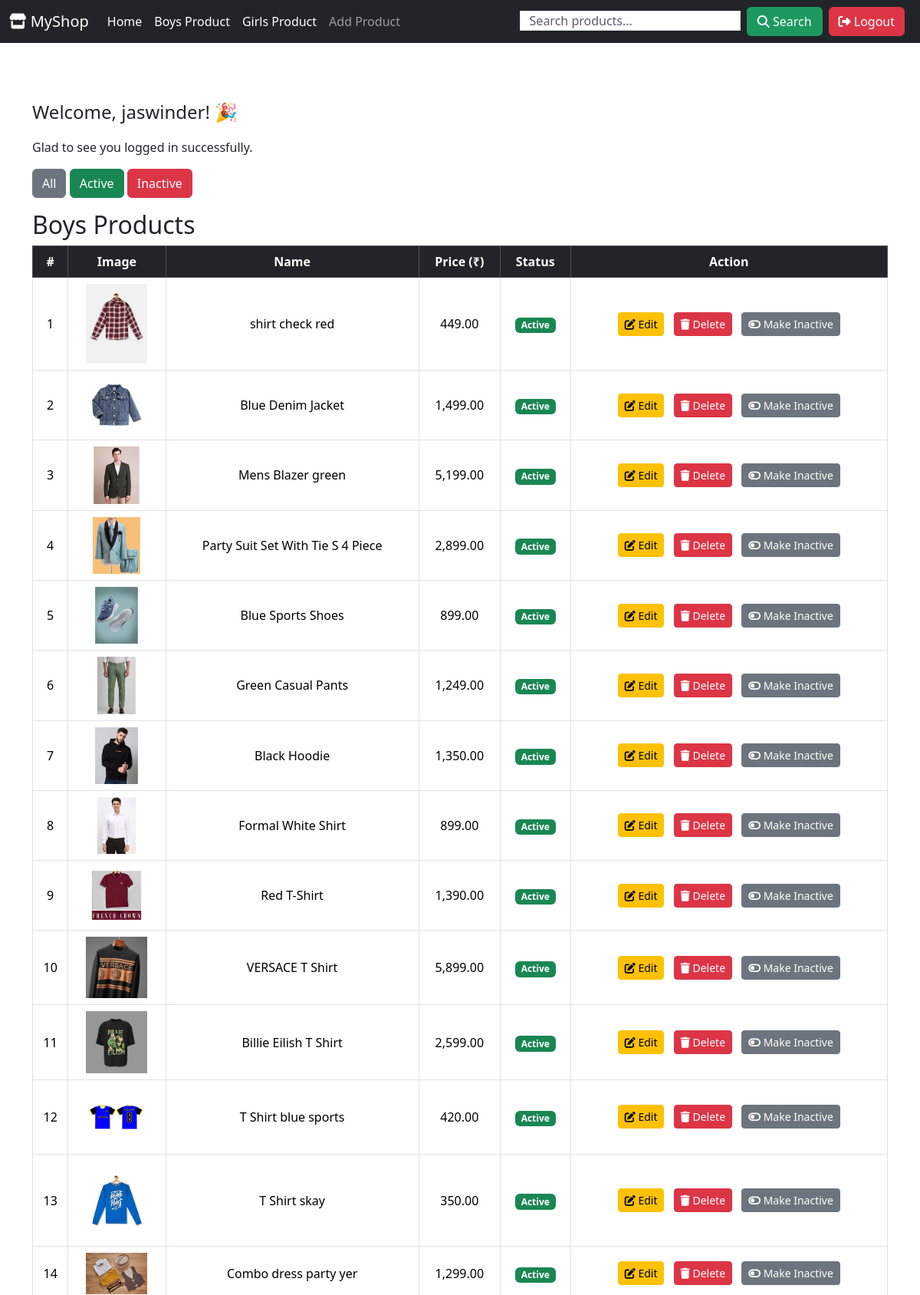
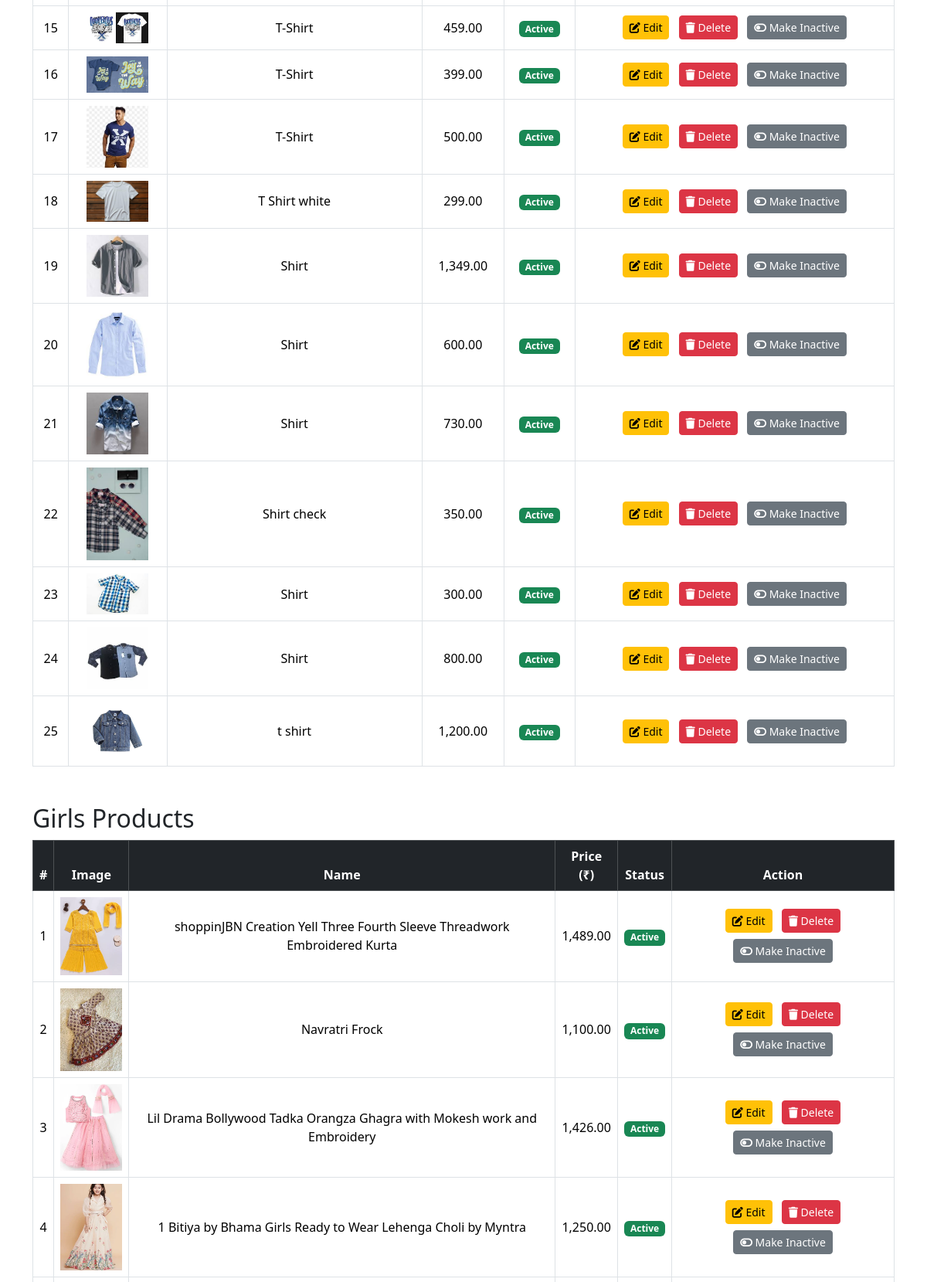
Screenshot of /admin/dashboard.php?filter=active (signed in, upper part) with the database file from the repository (2 pictures, top to bottom).
### tables this page shows
CREATE TABLE `boys_product` (
  `id` int(11) NOT NULL,
  `name` varchar(100) NOT NULL,
  `price` decimal(10,2) NOT NULL,
  `image_path` varchar(255) NOT NULL,
  `status` enum('active','inactive') DEFAULT 'active',
  `created_at` timestamp NOT NULL DEFAULT current_timestamp()
);

CREATE TABLE `girls_product` (
  `id` int(11) NOT NULL,
  `name` varchar(255) NOT NULL,
  `price` decimal(10,2) NOT NULL,
  `image_path` varchar(255) NOT NULL,
  `status` enum('active','inactive') DEFAULT 'active',
  `created_at` timestamp NOT NULL DEFAULT current_timestamp()
);

### admin/dashboard.php (the view, shortened to what this page needs)
<?php
$conn = new mysqli("localhost", "root", "", "ecommerce_db");
$filter = isset($_GET['filter']) ? $_GET['filter'] : 'all';
$search = isset($_GET['q']) ? trim($_GET['q']) : "";
$sql_boys = "SELECT * FROM boys_product WHERE 1";
if ($filter === 'active') {
    $sql_boys .= " AND status='active'";
} elseif ($filter === 'inactive') {
    $sql_boys .= " AND status='inactive'";
}
$sql_boys .= " ORDER BY id DESC";
$result_boys = $conn->query($sql_boys);
$sql_girls = "SELECT * FROM girls_product WHERE 1";
if ($filter === 'active') {
    $sql_girls .= " AND status='active'";
} elseif ($filter === 'inactive') {
    $sql_girls .= " AND status='inactive'";
}
$sql_girls .= " ORDER BY id DESC";
$result_girls = $conn->query($sql_girls);
?>
<!DOCTYPE html>
<html>
<head>
    <link rel="stylesheet" href="/e-commerce/admin/assets/bootstrap.min.css">
    <link rel="stylesheet" href="https://cdnjs.cloudflare.com/ajax/libs/font-awesome/6.4.0/css/all.min.css">
</head>
<body>
    <nav class="navbar navbar-expand-lg navbar-dark bg-dark">
        <div class="container-fluid">
            <a class="navbar-brand" href="#"><i class="fas fa-store"></i> MyShop</a>
            <div class="collapse navbar-collapse" id="navbarNav">
                <ul class="navbar-nav me-auto mb-2 mb-lg-0">
                    <li class="nav-item"><a class="nav-link active" href="dashboard.php">Home</a></li>
                    <li class="nav-item"><a class="nav-link active" href="#boys">Boys Product</a></li>
                    <li class="nav-item"><a class="nav-link active" href="#girls">Girls Product</a></li>
                    <li class="nav-item"><a class="nav-link" href="add_product.php">Add Product</a></li>
                </ul>
                <form class="d-flex" role="search" action="dashboard.php" method="get">
                    <input class="form-control me-2" type="search" placeholder="Search products..." name="q"
                        value="<?php echo htmlspecialchars($search); ?>">
                    <button class="btn btn-outline-success" type="submit"><i class="fa-solid fa-magnifying-glass"></i>
                        Search</button>
                </form>
                <ul class="navbar-nav mx-2 mb-2 mb-lg-0">
                    <li class="nav-item"><a class="btn btn-danger" href="logout.php"><i
                                class="fa-solid fa-right-from-bracket"></i> Logout</a></li>
                </ul>
            </div>
        </div>
    </nav>
    <div class="container mt-5 pt-5">
        <p class="fs-4">Welcome, <?php echo htmlspecialchars($_SESSION['username']); ?>! 🎉</p>
        <p>Glad to see you logged in successfully.</p>
        <div class="mb-3">
            <a href="?filter=all<?php echo $search ? '&q=' . urlencode($search) : ''; ?>"
                class="btn btn-secondary">All</a>
            <a href="?filter=active<?php echo $search ? '&q=' . urlencode($search) : ''; ?>"
                class="btn btn-success">Active</a>
            <a href="?filter=inactive<?php echo $search ? '&q=' . urlencode($search) : ''; ?>"
                class="btn btn-danger">Inactive</a>
        </div>
        <h2 id="boys">Boys Products</h2>
        <table class="table table-bordered table-hover align-middle text-center mb-5">
            <thead class="table-dark">
                <tr>
                    <th>#</th>
                    <th>Image</th>
                    <th>Name</th>
                    <th>Price (₹)</th>
                    <th>Status</th>
                    <th>Action</th>
                </tr>
            </thead>
            <tbody>
                <?php $serial = 1;
                while ($row = $result_boys->fetch_assoc()) { ?>
                    <tr>
                        <td><?php echo $serial++; ?></td>
                        <td><img src="<?php echo htmlspecialchars($row['image_path']); ?>"
                                alt="<?php echo htmlspecialchars($row['name']); ?>" style="width:80px; height:auto;"></td>
                        <td><?php echo htmlspecialchars($row['name']); ?></td>
                        <td><?php echo number_format($row['price'], 2); ?></td>
                        <td><?php echo $row['status'] == 'active' ? '<span class="badge bg-success">Active</span>' : '<span class="badge bg-danger">Inactive</span>'; ?>
                        </td>
                        <td>
                            <a href="edit_product.php?section=boys&id=<?php echo $row['id']; ?>"
                                class="btn btn-warning btn-sm"><i class="fa fa-edit"></i> Edit</a>
                            <a href="delete_product.php?section=boys&id=<?php echo $row['id']; ?>"
                                class="btn btn-danger btn-sm" onclick="return confirm('Delete this product?')"><i
                                    class="fa fa-trash"></i> Delete</a>
                            <?php if ($row['status'] == 'active') { ?>
                                <a href="active_inactive.php?section=boys&id=<?php echo $row['id']; ?>&status=inactive"
                                    class="btn btn-secondary btn-sm"><i class="fa fa-toggle-off"></i> Make Inactive</a>
                            <?php } else { ?>
                                <a href="active_inactive.php?section=boys&id=<?php echo $row['id']; ?>&status=active"
                                    class="btn btn-success btn-sm"><i class="fa fa-toggle-on"></i> Make Active</a>
                            <?php } ?>
                        </td>
                    </tr>
                <?php } ?>
            </tbody>
        </table>
        <h2 id="girls">Girls Products</h2>
        <table class="table table-bordered table-hover align-middle text-center">
            <thead class="table-dark">
                <tr>
                    <th>#</th>
                    <th>Image</th>
                    <th>Name</th>
                    <th>Price (₹)</th>
                    <th>Status</th>
                    <th>Action</th>
                </tr>
            </thead>
            <tbody>
                <?php $serial = 1;
                while ($row = $result_girls->fetch_assoc()) { ?>
                    <tr>
                        <td><?php echo $serial++; ?></td>
                        <td><img src="<?php echo htmlspecialchars($row['image_path']); ?>"
                                alt="<?php echo htmlspecialchars($row['name']); ?>" style="width:80px; height:auto;"></td>
                        <td><?php echo htmlspecialchars($row['name']); ?></td>
                        <td><?php echo number_format($row['price'], 2); ?></td>
                        <td><?php echo $row['status'] == 'active' ? '<span class="badge bg-success">Active</span>' : '<span class="badge bg-danger">Inactive</span>'; ?>
                        </td>
                        <td>
                            <a href="edit_product.php?section=girls&id=<?php echo $row['id']; ?>"
                                class="btn btn-warning btn-sm"><i class="fa fa-edit"></i> Edit</a>
                            <a href="delete_product.php?section=girls&id=<?php echo $row['id']; ?>"
                                class="btn btn-danger btn-sm" onclick="return confirm('Delete this product?')"><i
                                    class="fa fa-trash"></i> Delete</a>
                            <?php if ($row['status'] == 'active') { ?>
                                <a href="active_inactive.php?section=girls&id=<?php echo $row['id']; ?>&status=inactive"
                                    class="btn btn-secondary btn-sm"><i class="fa fa-toggle-off"></i> Make Inactive</a>
                            <?php } else { ?>
                                <a href="active_inactive.php?section=girls&id=<?php echo $row['id']; ?>&status=active"
                                    class="btn btn-success btn-sm"><i class="fa fa-toggle-on"></i> Make Active</a>
                            <?php } ?>
                        </td>
                    </tr>
                <?php } ?>
            </tbody>
        </table>
    </div>
</body>
</html>

### admin/dashboard.php (style rules this page uses)
.navbar { position: fixed; top: 0; z-index: 998; width: 100%; }
.navbar .nav-link { transition: all 0.3s ease-in-out; border-radius: 5px; padding: 6px 12px; }

### rows the page displays
boys_product: image_path (picture), name "shirt check red", price "449.00", status "Active"
boys_product: image_path (picture), name "Blue Denim Jacket", price "1,499.00", status "Active"
boys_product: image_path (picture), name "Mens Blazer green", price "5,199.00", status "Active"
boys_product: image_path (picture), name "Party Suit Set With Tie S 4 Piece", price "2,899.00", status "Active"
boys_product: image_path (picture), name "Blue Sports Shoes", price "899.00", status "Active"
boys_product: image_path (picture), name "Green Casual Pants", price "1,249.00", status "Active"
boys_product: image_path (picture), name "Black Hoodie", price "1,350.00", status "Active"
boys_product: image_path (picture), name "Formal White Shirt", price "899.00", status "Active"
boys_product: image_path (picture), name "Red T-Shirt", price "1,390.00", status "Active"
boys_product: image_path (picture), name "VERSACE T Shirt", price "5,899.00", status "Active"
boys_product: image_path (picture), name "Billie Eilish T Shirt", price "2,599.00", status "Active"
boys_product: image_path (picture), name "T Shirt blue sports", price "420.00", status "Active"
boys_product: image_path (picture), name "T Shirt skay", price "350.00", status "Active"
boys_product: image_path (picture), name "Combo dress party yer", price "1,299.00", status "Active"
boys_product: image_path (picture), name "T-Shirt", price "459.00", status "Active"
boys_product: image_path (picture), name "T-Shirt", price "399.00", status "Active"
boys_product: image_path (picture), name "T-Shirt", price "500.00", status "Active"
boys_product: image_path (picture), name "T Shirt white", price "299.00", status "Active"
boys_product: image_path (picture), name "Shirt", price "1,349.00", status "Active"
boys_product: image_path (picture), name "Shirt", price "600.00", status "Active"
boys_product: image_path (picture), name "Shirt", price "730.00", status "Active"
boys_product: image_path (picture), name "Shirt check", price "350.00", status "Active"
boys_product: image_path (picture), name "Shirt", price "300.00", status "Active"
boys_product: image_path (picture), name "Shirt", price "800.00", status "Active"
boys_product: image_path (picture), name "t shirt", price "1,200.00", status "Active"
girls_product: image_path+name (picture), name "shoppinJBN Creation Yell Three Fourth Sleeve Threadwork Embroidered Kurta", price "1,489.00", status "Active"
girls_product: image_path+name (picture), name "Navratri Frock", price "1,100.00", status "Active"
girls_product: image_path+name (picture), name "Lil Drama Bollywood Tadka Orangza Ghagra with Mokesh work and Embroidery", price "1,426.00", status "Active"
girls_product: image_path (picture), name "1 Bitiya by Bhama Girls Ready to Wear Lehenga Choli by Myntra", price "1,250.00", status "Active"

### other values shown
$_SESSION['username'] "jaswinder"
